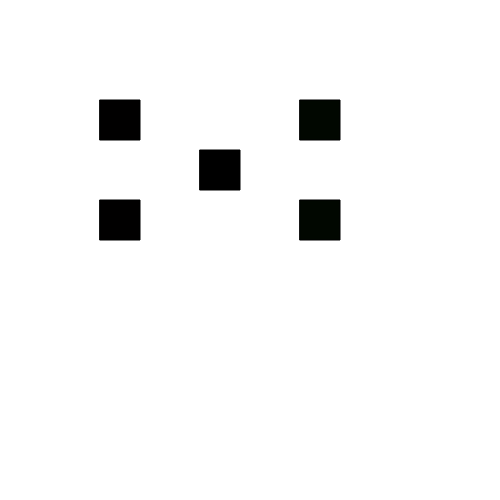
Frame 1 (no input)
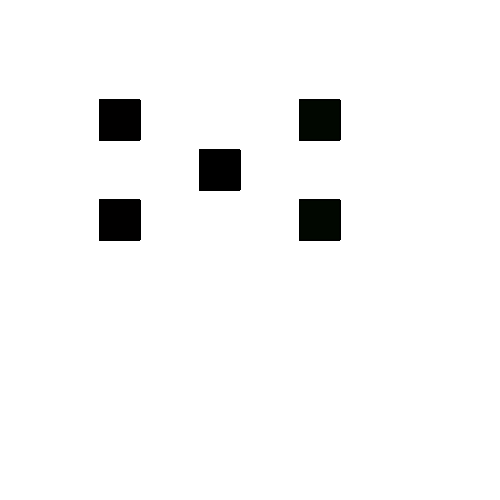
Frame 60 (no input)
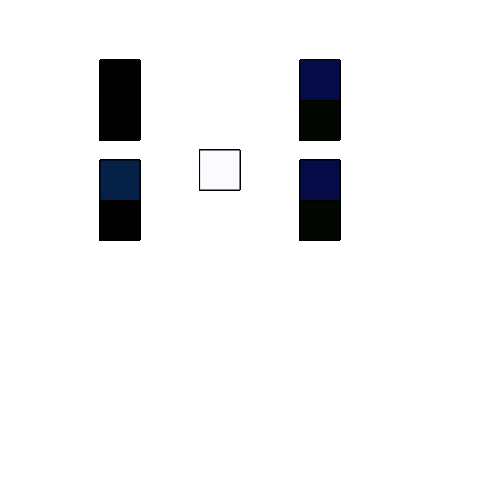
Frame 120 (the mouse pressed at the canvas centre since frame 60)

The p5.js sketch that drew these frames (run headless with seeded random() and noise() and a simulated clock; from frame 60 on, the mouse is pressed at the canvas centre):

// p5.js sketch
// ── sketch.js
var rotAmount=0;
var x=1;
var y= 7;
var z =15;

function setup(){
  createCanvas(500,500);
 

}

function draw(){

	push();//new drawing matrix
	fill(x+rotAmount,y*rotAmount,z*rotAmount);
	translate(100,100);
	rotAmount=map(mouseX,0,width,0,3*PI);
	rotate(rotAmount);
	rect(0,0,40,40);
	pop();//end drawing matrix
  	
 	push();
 	fill(x+rotAmount,y*rotAmount,z*rotAmount);
 	translate(100,200);
 	rotAmount=map(mouseX,0,width,0,3*PI);
 	rotate(rotAmount);
 	rect(0,0,40,40);
 	pop();

 	push();
 	fill(x+rotAmount,y+rotAmount,z*rotAmount);
 	translate(300,100);
 	rotAmount=map(mouseY,0,width,0,3*PI);
 	rotate(rotAmount);
 	rect(0,0,40,40);
 	pop();

 	push();
 	fill(x+rotAmount,y+rotAmount,z*rotAmount);
 	translate(300,200);
 	rotAmount=map(mouseY,0,width,0,3*PI);
 	rotate(rotAmount);
 	rect(0,0,40,40);
 	pop();

 	push();
 	fill(mouseY,mouseX,mouseX*mouseX/10);
 	translate(200,150);
 	rotAmount=map(mouseY,mouseX,width,0,10*PI);
 	rotate(rotAmount);
 	rect(0,0,40,40);
 	pop();


}
